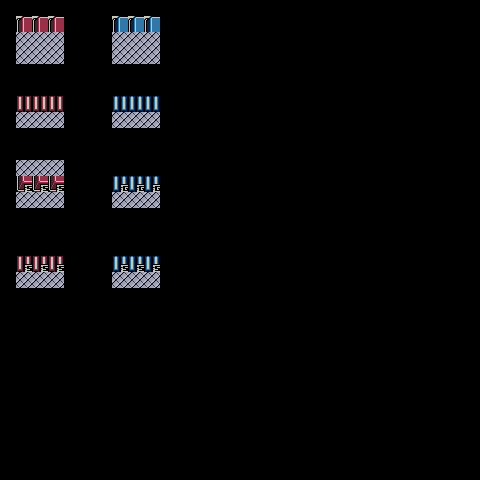

Below is a game level as drawn by its tile map, then a one-line description and the .tmx that defines it (tile-layer data replaced by summaries):
An orthogonal 30x30 tile map with 16x16 px tiles, 2 tile layers (regions, input_objects_1), 2 hidden layers not drawn.

<map version="1.5" tiledversion="1.7.2" orientation="orthogonal" renderorder="right-down" width="30" height="30" tilewidth="16" tileheight="16" infinite="0" nextlayerid="5" nextobjectid="1">
 <tileset firstgid="1" name="Overworld (Light)" tilewidth="16" tileheight="16" tilecount="1984" columns="62">
  <image source="images/tilemap/Overworld (Light).png" width="1001" height="512" />
 </tileset>
 <layer id="1" name="regions" width="30" height="30">
  <data>[900 cells, 57 non-empty, 1 distinct tile ids]</data>
 </layer>
 <layer id="2" name="input_objects_1" width="30" height="30">
  <data>[900 cells, 24 non-empty, 8 distinct tile ids]</data>
 </layer>
 <layer id="4" name="output_objects_1" width="30" height="30" visible="0">
  <data>[900 cells, 57 non-empty, 42 distinct tile ids]</data>
 </layer>
 <layer id="3" name="output_collision_1" width="30" height="30" visible="0">
  <data>[900 cells, 0 non-empty, 0 distinct tile ids]</data>
 </layer>
</map>
